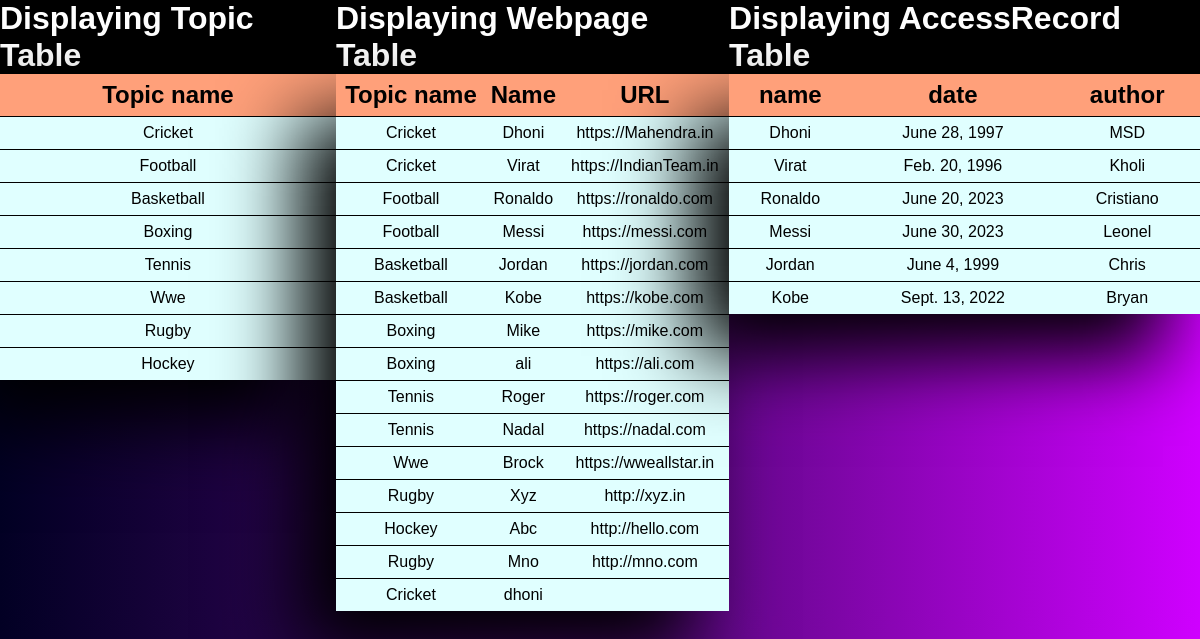
The page /display_all/ on the database its author committed.
### app/models.py (models this page shows, shortened)
class Topic(models.Model):
    topic_name = models.CharField(max_length=50, primary_key=True)
    def __str__(self):
        return self.topic_name

class Webpage(models.Model):
    topic_name = models.ForeignKey(Topic, on_delete=models.CASCADE)
    name = models.CharField(max_length=50, primary_key=True)
    url = models.URLField()
    def __str__(self):
        return self.name

class AccessRecord(models.Model):
    name = models.ForeignKey(Webpage, on_delete=models.CASCADE)
    date = models.DateField()
    author = models.CharField(max_length=50)

### app/views.py (the view)
# urls.py: path('display_all/',display_all,name='display_all'),
def display_all(request):
    topics = Topic.objects.all()
    webpages = Webpage.objects.all()
    ar = AccessRecord.objects.all()
    d = {'topics': topics, 'webpages': webpages, 'ar': ar}
    return render(request,'dall.html',d)

### templates/dall.html (shortened to what this page needs)
<!DOCTYPE html>
<html lang="en">
<head>
</head>
<body>
    <div class="box">
        <div class="tab st">
            <h1>Displaying Topic Table</h1>
            <table cellspacing="0">
                <tr>
                    <th>Topic name</th>
                </tr>
                {% for to in topics %}
                    <tr>
                        <td>{{ to.topic_name }}</td>
                    </tr>
                {% endfor %}
            </table>
        </div>
        <div class="tab">
            <h1>Displaying Webpage Table</h1>
            <table cellspacing="0">
                <tr>
                    <th>Topic name</th>
                    <th>Name</th>
                    <th>URL</th>
                </tr>
                {% for wo in webpages %}
                    <tr>
                        <td>{{ wo.topic_name }}</td>
                        <td>{{ wo.name }}</td>
                        <td>{{ wo.url }}</td>
                    </tr>
                {% endfor %}
            </table>
        </div>
        <div class="tab st">
            <h1>Displaying AccessRecord Table</h1>
            <table cellspacing="0">
                <tr>
                    <th>name</th>
                    <th>date</th>
                    <th>author</th>
                </tr>
                {% for aro in ar %}
                    <tr>
                        <td>{{ aro.name }}</td>
                        <td>{{ aro.date }}</td>
                        <td>{{ aro.author }}</td>
                    </tr>
                {% endfor %}
            </table>
        </div>
    </div>
</body>
</html>

### templates/dall.html (style rules this page uses)
* { margin: 0; padding: 0; font-family: Arial, Helvetica, sans-serif; }
body { background: rgb(2,0,36); background: linear-gradient(90deg, rgba(2,0,36,1) 0%, rgba(83,9,121,1) 54%, rgba(207,0,255,1) 100%); }
.box { width: 100%; display: flex; justify-content: space-between; }
.tab { display: flex; justify-content: center; align-items: space-between; flex-direction: column; }
h1 { color: white; background-color: black; }
table { box-shadow: -37px 42px 74px black; text-align: center; }
th { background-color: lightsalmon; font-size: 1.5em; }
td { border-top: 1px solid black; }
tr { background-color: lightcyan; transition: .5s; }
th,td { padding: 7px 0px; }
.tab.st { justify-content: flex-start; }

### rows shown on the page
Topic: topic_name "Cricket"
Topic: topic_name "Football"
Topic: topic_name "Basketball"
Topic: topic_name "Boxing"
Topic: topic_name "Tennis"
Topic: topic_name "Wwe"
Topic: topic_name "Rugby"
Topic: topic_name "Hockey"
Webpage: topic_name "Cricket", name "Dhoni", url "https://Mahendra.in"
Webpage: topic_name "Cricket", name "Virat", url "https://IndianTeam.in"
Webpage: topic_name "Football", name "Ronaldo", url "https://ronaldo.com"
Webpage: topic_name "Football", name "Messi", url "https://messi.com"
Webpage: topic_name "Basketball", name "Jordan", url "https://jordan.com"
Webpage: topic_name "Basketball", name "Kobe", url "https://kobe.com"
Webpage: topic_name "Boxing", name "Mike", url "https://mike.com"
Webpage: topic_name "Boxing", name "ali", url "https://ali.com"
Webpage: topic_name "Tennis", name "Roger", url "https://roger.com"
Webpage: topic_name "Tennis", name "Nadal", url "https://nadal.com"
Webpage: topic_name "Wwe", name "Brock", url "https://wweallstar.in"
Webpage: topic_name "Rugby", name "Xyz", url "http://xyz.in"
Webpage: topic_name "Hockey", name "Abc", url "http://hello.com"
Webpage: topic_name "Rugby", name "Mno", url "http://mno.com"
Webpage: topic_name "Cricket", name "dhoni"
AccessRecord: name "Dhoni", date "June 28, 1997", author "MSD"
AccessRecord: name "Virat", date "Feb. 20, 1996", author "Kholi"
AccessRecord: name "Ronaldo", date "June 20, 2023", author "Cristiano"
AccessRecord: name "Messi", date "June 30, 2023", author "Leonel"
AccessRecord: name "Jordan", date "June 4, 1999", author "Chris"
AccessRecord: name "Kobe", date "Sept. 13, 2022", author "Bryan"
